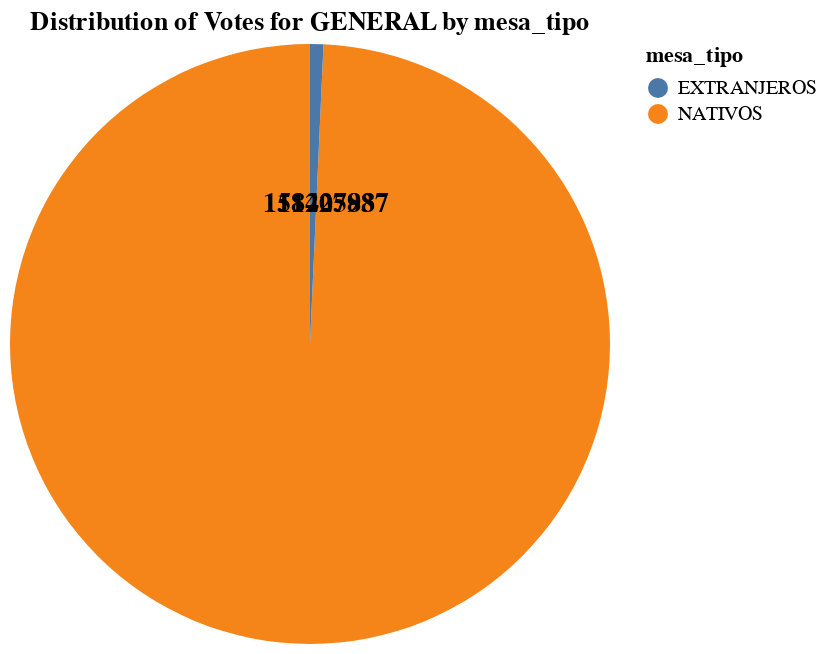

Notebook code for this chart:
### Code cell
# ¿Cuanta gente voto desde el extranjero?

cant_extranjeros = duckdb.sql("""
    SELECT eleccion_tipo,mesa_tipo, SUM(votos_cantidad) AS votos 
    FROM read_parquet('ResultadosElectorales_*.parquet') 
    GROUP BY mesa_tipo,eleccion_tipo""").df()
cant_extranjeros

chosen_eleccion_tipo = 'GENERAL'

# Filter the data for the chosen eleccion_tipo
subset_data = cant_extranjeros[cant_extranjeros['eleccion_tipo'] == chosen_eleccion_tipo]

# Create a pie chart with text labels for each mesa_tipo
chart = alt.Chart(subset_data).mark_arc().encode(
    color='mesa_tipo:N',
    tooltip=['mesa_tipo:N', 'votos:Q'],
    angle='votos:Q'
).properties(
    title=f'Distribution of Votes for {chosen_eleccion_tipo} by mesa_tipo'
)

# Add text labels for each mesa_tipo with stacking
text = chart.mark_text(
    align='center',
    baseline='middle',
    dx=8,  
    radius=70, 
    color='black', 
    fontWeight='bold', 
    fontSize=14  
).encode(
    text='votos:Q',
    color=alt.value('black'),  
    angle='votos:Q'
)

# Combine the chart and text labels
final_chart = alt.layer(chart,text)

final_chart

### Figure 1 — Vega-Lite specification as saved in the notebook (floating-point values rounded to 4 significant figures)
{"config": {"view": {"continuousWidth": 300, "continuousHeight": 300}}, "layer": [{"mark": {"type": "arc"}, "encoding": {"angle": {"field": "votos", "type": "quantitative"}, "color": {"field": "mesa_tipo", "type": "nominal"}, "tooltip": [{"field": "mesa_tipo", "type": "nominal"}, {"field": "votos", "type": "quantitative"}]}, "title": "Distribution of Votes for GENERAL by mesa_tipo"}, {"mark": {"type": "text", "align": "center", "baseline": "middle", "color": "black", "dx": 8, "fontSize": 14, "fontWeight": "bold", "radius": 70}, "encoding": {"angle": {"field": "votos", "type": "quantitative"}, "color": {"value": "black"}, "text": {"field": "votos", "type": "quantitative"}, "tooltip": [{"field": "mesa_tipo", "type": "nominal"}, {"field": "votos", "type": "quantitative"}]}, "title": "Distribution of Votes for GENERAL by mesa_tipo"}], "data": {"name": "data-3e1a75309ff7c8dc63498e30e5cf7de8"}, "$schema": "https://vega.github.io/schema/vega-lite/v5.15.1.json", "datasets": {"data-3e1a75309ff7c8dc63498e30e5cf7de8": [{"eleccion_tipo": "GENERAL", "mesa_tipo": "NATIVOS", "votos": 158200000.0}, {"eleccion_tipo": "GENERAL", "mesa_tipo": "EXTRANJEROS", "votos": 1143000.0}]}}
